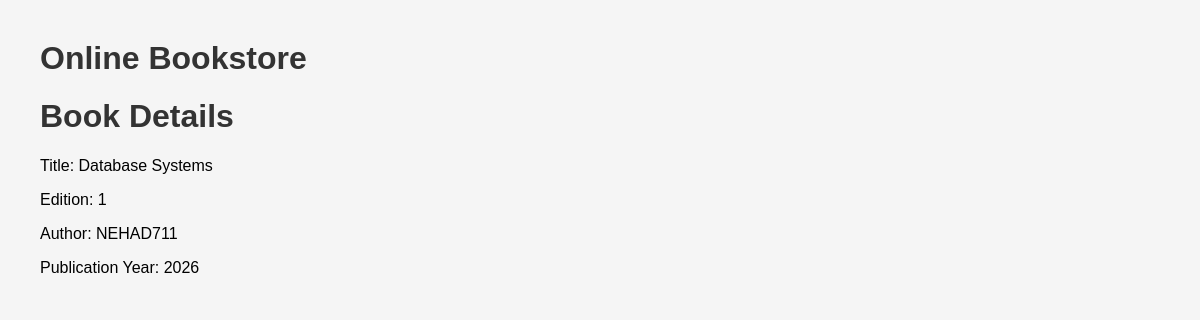
Screenshot of /books/4/ with the database file from the repository.
### books/models.py (models this page shows, shortened)
class Book(models.Model):
    title = models.CharField(max_length=200)
    edition = models.IntegerField()
    author = models.ForeignKey(Author, on_delete=models.CASCADE)
    publication_year = models.IntegerField()

class Author(models.Model):
    name = models.CharField(max_length=100)
    address = models.TextField()
    def __str__(self):
        return self.name

### books/views.py (the view)
# urls.py: path('books/<int:book_id>/', views.book_detail, name='book_detail'),
def book_detail(request, book_id):
    book = get_object_or_404(Book, id=book_id)
    return render(request, 'books/book_detail.html', {'book': book})

### books/templates/books/book_detail.html (shortened to what this page needs)
{% extends 'books/base.html' %}
{% block content %}
<h1>Book Details</h1>
<p>Title: {{ book.title }}</p>
<p>Edition: {{ book.edition }}</p>
<p>Author: {{ book.author }}</p>
<p>Publication Year: {{ book.publication_year }}</p>
{% endblock %}

### static/css/style.css (style rules this page uses)
body { font-family: Arial, sans-serif; margin: 40px; background-color: #f5f5f5; }
h1 { color: #333; }

### rows the page displays
Book: title "Database Systems", edition "1", author "NEHAD711", publication_year "2026"
